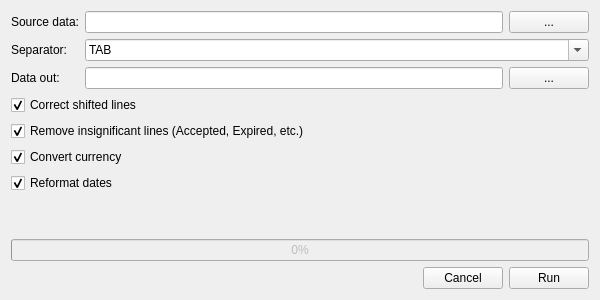
<?xml version="1.0" encoding="UTF-8"?>
<ui version="4.0">
 <class>Cleanup</class>
 <widget class="QWidget" name="Cleanup">
  <property name="geometry">
   <rect>
    <x>0</x>
    <y>0</y>
    <width>600</width>
    <height>300</height>
   </rect>
  </property>
  <property name="windowTitle">
   <string>Cleanup/Currency converter</string>
  </property>
  <layout class="QGridLayout" name="gridLayout">
   <item row="2" column="2">
    <widget class="QPushButton" name="outSelectButton">
     <property name="text">
      <string>...</string>
     </property>
    </widget>
   </item>
   <item row="9" column="0" colspan="3">
    <widget class="QProgressBar" name="progressBar">
     <property name="enabled">
      <bool>false</bool>
     </property>
     <property name="value">
      <number>0</number>
     </property>
    </widget>
   </item>
   <item row="2" column="1">
    <widget class="QLineEdit" name="outLineEdit"/>
   </item>
   <item row="2" column="0">
    <widget class="QLabel" name="outLabel">
     <property name="text">
      <string>Data out:</string>
     </property>
    </widget>
   </item>
   <item row="1" column="1" colspan="2">
    <widget class="QComboBox" name="separatorComboBox">
     <property name="editable">
      <bool>true</bool>
     </property>
     <item>
      <property name="text">
       <string>TAB</string>
      </property>
     </item>
     <item>
      <property name="text">
       <string>,</string>
      </property>
     </item>
     <item>
      <property name="text">
       <string>;</string>
      </property>
     </item>
    </widget>
   </item>
   <item row="0" column="1">
    <widget class="QLineEdit" name="sourceLineEdit"/>
   </item>
   <item row="1" column="0">
    <widget class="QLabel" name="separatorLabel">
     <property name="text">
      <string>Separator:</string>
     </property>
    </widget>
   </item>
   <item row="8" column="0" colspan="3">
    <spacer name="verticalSpacer">
     <property name="orientation">
      <enum>Qt::Vertical</enum>
     </property>
     <property name="sizeHint" stdset="0">
      <size>
       <width>20</width>
       <height>40</height>
      </size>
     </property>
    </spacer>
   </item>
   <item row="5" column="0" colspan="3">
    <widget class="QCheckBox" name="priceCheckBox">
     <property name="text">
      <string>Remove insignificant lines (Accepted, Expired, etc.)</string>
     </property>
     <property name="checked">
      <bool>true</bool>
     </property>
    </widget>
   </item>
   <item row="0" column="0">
    <widget class="QLabel" name="sourceLabel">
     <property name="text">
      <string>Source data:</string>
     </property>
    </widget>
   </item>
   <item row="7" column="0" colspan="3">
    <widget class="QCheckBox" name="dateCheckBox">
     <property name="text">
      <string>Reformat dates</string>
     </property>
     <property name="checked">
      <bool>true</bool>
     </property>
    </widget>
   </item>
   <item row="3" column="0" colspan="3">
    <widget class="QCheckBox" name="unshiftCheckBox">
     <property name="text">
      <string>Correct shifted lines</string>
     </property>
     <property name="checked">
      <bool>true</bool>
     </property>
    </widget>
   </item>
   <item row="0" column="2">
    <widget class="QPushButton" name="sourceSelectButton">
     <property name="text">
      <string>...</string>
     </property>
    </widget>
   </item>
   <item row="10" column="0" colspan="3">
    <layout class="QHBoxLayout" name="bottomLayout">
     <item>
      <spacer name="horizontalSpacer">
       <property name="orientation">
        <enum>Qt::Horizontal</enum>
       </property>
       <property name="sizeHint" stdset="0">
        <size>
         <width>40</width>
         <height>20</height>
        </size>
       </property>
      </spacer>
     </item>
     <item>
      <widget class="QPushButton" name="cancelButton">
       <property name="text">
        <string>Cancel</string>
       </property>
      </widget>
     </item>
     <item>
      <widget class="QPushButton" name="runButton">
       <property name="text">
        <string>Run</string>
       </property>
      </widget>
     </item>
    </layout>
   </item>
   <item row="6" column="0" colspan="3">
    <widget class="QCheckBox" name="currencyCheckBox">
     <property name="text">
      <string>Convert currency</string>
     </property>
     <property name="checked">
      <bool>true</bool>
     </property>
    </widget>
   </item>
  </layout>
 </widget>
 <resources/>
 <connections/>
</ui>
